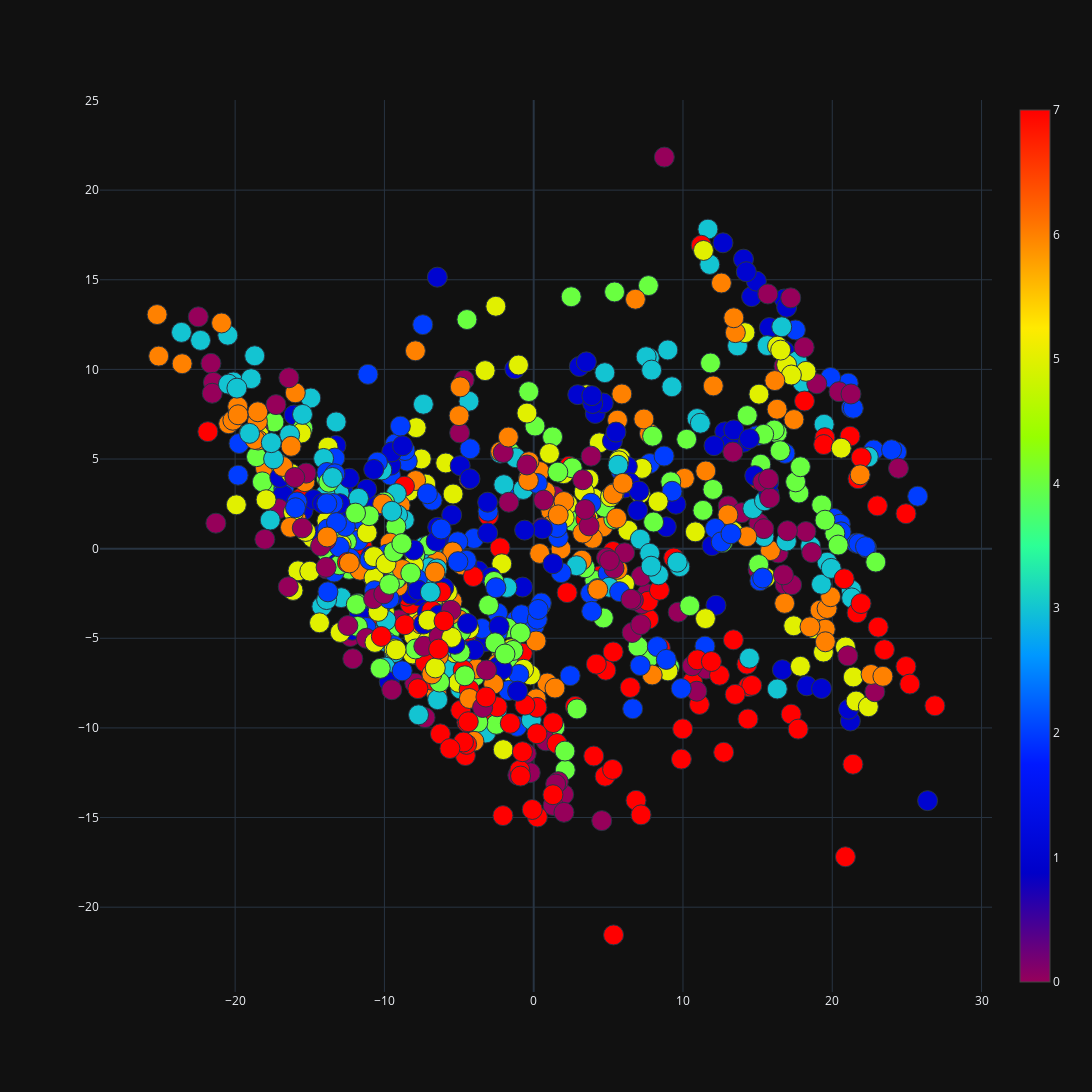

Source (notebook cell):
### Markdown cell above
to do: change image size in the function

### Code cell
from sklearn.decomposition import PCA
subject_id = 5
x = masks[subject_id]
pca = PCA(n_components=3)
principalComponents = pca.fit_transform(x)

principal = pd.DataFrame(data = principalComponents
             ,columns = ['principal component 1',
                         'principal component 2',
                         'principal component 3'])

plot_2d(principalComponents[:, 0],
        principalComponents[:, 1],
        y = categories[subject_id],
        path = os.path.join(explanatory_fMRI_dir, 'pca_2d.png')
       )

### Figure 1 — Plotly figure (JSON) as saved in the notebook; plotly's stock layout.template omitted (floating-point values rounded to 4 significant figures; data arrays with more than 128 entries replaced by an {"elided": "..."} marker saying what was removed)
{"data": [{"marker": {"color": {"elided": "864 int values"}, "colorscale": [[0, "rgb(150,0,90)"], [0.125, "rgb(0,0,200)"], [0.25, "rgb(0,25,255)"], [0.375, "rgb(0,152,255)"], [0.5, "rgb(44,255,150)"], [0.625, "rgb(151,255,0)"], [0.75, "rgb(255,234,0)"], [0.875, "rgb(255,111,0)"], [1, "rgb(255,0,0)"]], "line": {"width": 1}, "showscale": true, "size": 20}, "mode": "markers", "type": "scatter", "x": {"elided": "864 float values"}, "y": {"elided": "864 float values"}}], "layout": {"height": 1200, "margin": {"b": 100, "l": 100, "r": 100, "t": 100}, "width": 2000}}
